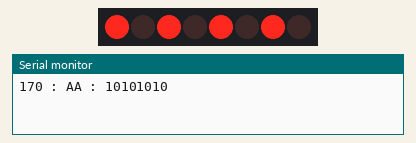
Bench run of a sketch on a simulated Arduino Uno, built with avr-gcc and run on an emulated ATmega328P. Parts: 8 shift-register outputs drawn as a row of LEDs (first output left, lit = HIGH), the last lines printed to the serial monitor. Wiring (inferred from the names in the program): shift register (74HC595): data pin 12; shift clock pin 9; latch pin 11. Wiring (inferred from the signals the program sends): row of LEDs: on Q0, Q1, Q2, Q3, Q4, Q5, Q6, Q7.

Above: at 0.12 s.
At 2.38 s:
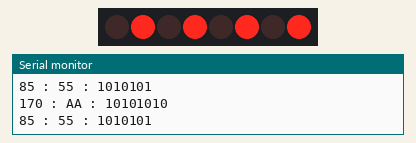
Timing chart, 0 to 3.0 s (numbered marks = the images above):
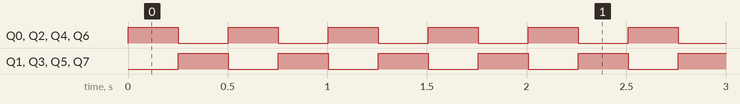

Measured:
- by itself, Q0–7: alternates HIGH for 0.25 s and LOW for 0.25 s

The sketch:

ChristmasLED.ino
```cpp
int latchpin=11;
int clockpin=9;
int datapin=12;

byte LED1s=B10101010;

int j;
int dt(250);

void setup() {
Serial.begin(9600);
pinMode(latchpin,OUTPUT);
pinMode(clockpin,OUTPUT);
pinMode(datapin,OUTPUT);
}

void loop() {
digitalWrite(latchpin,LOW);
shiftOut(datapin,clockpin,LSBFIRST,LED1s);
digitalWrite(latchpin,HIGH);
Serial.print(LED1s,DEC);
Serial.print(" : ");
Serial.print(LED1s,HEX);
Serial.print(" : ");
Serial.println(LED1s,BIN);
delay(dt);
LED1s=LED1s*2+LED1s/128;

}
```
